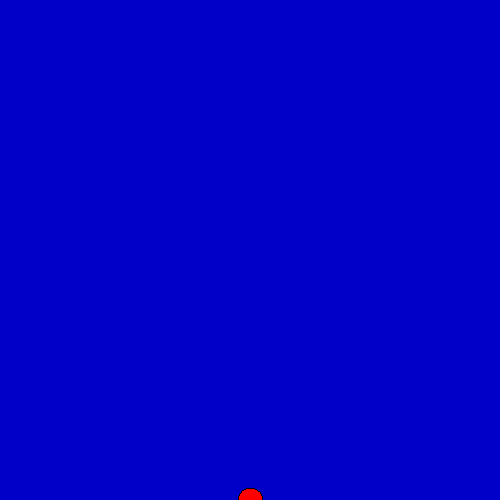
Frame 1 (no input)
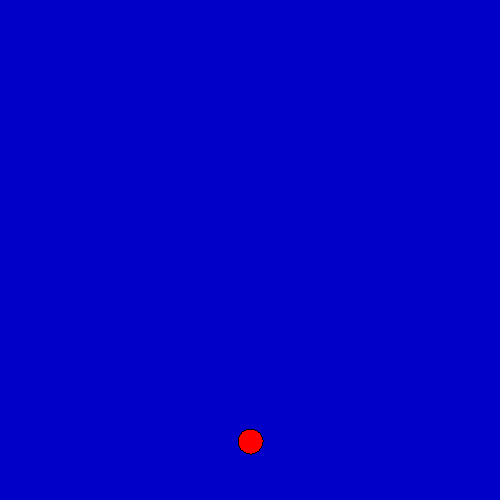
Frame 60 (the mouse pressed at the canvas centre just before this capture)
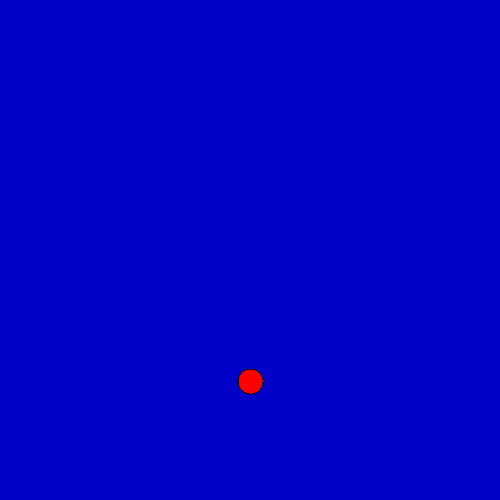
Frame 120 (the mouse held since frame 60 and released just before this capture)

The Processing sketch that drew these frames (run headless with seeded random() and noise(); from frame 60 on, the mouse is pressed at the canvas centre):

// Processing sketch: bila0
// ── bila0.pde
//"BILA" - MODEL RUCHU PUNKTU MATERIALNEGO - kolejne przybliżenia
//////////////////////////////////////////////////////////////////
//Program Processingu w trybie 2 - z widocznymi funkcjami
//////////////////////////////////////////////////////////
void setup() //Jest wykonywane raz - po uruchomieniu
{
size(500,500);
noSmooth();//Bez wygładzania lini 
fill(255,0,0);
}

int h=0;//Wysokość
void draw() //Jest wykonywane w niewidocznej pętli
{
  background(0,0,200);//rgB
  ellipse(width/2,height-h,25,25);
  h++;
  h=h % height;
}
